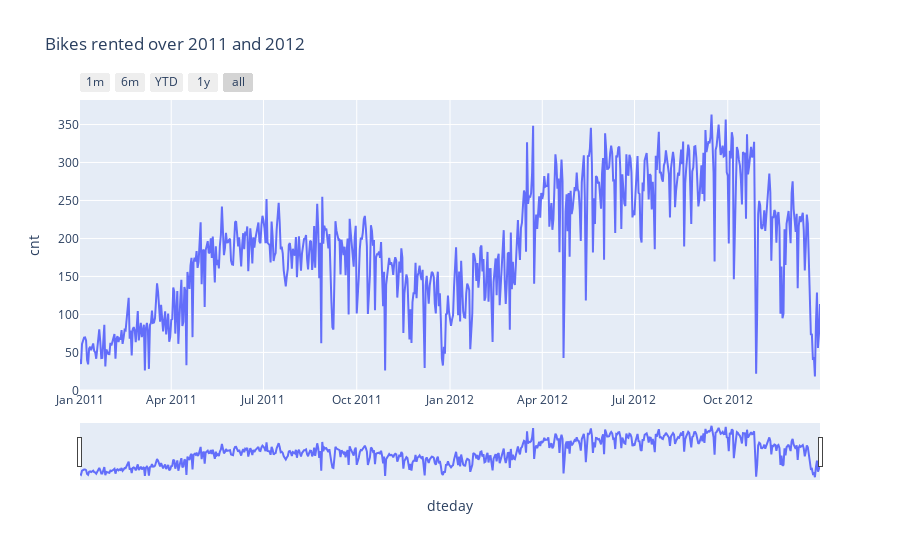

This figure's notebook cell:
### Markdown cell above
## Plots: 2011 & 2012

### Code cell
fig = px.line(df_date, x='dteday', y='cnt', title='Bikes rented over 2011 and 2012')

fig.update_xaxes(
    rangeslider_visible=True,
    rangeselector=dict(
        buttons=list([
            dict(count=1, label="1m", step="month", stepmode="backward"),
            dict(count=6, label="6m", step="month", stepmode="backward"),
            dict(count=1, label="YTD", step="year", stepmode="todate"),
            dict(count=1, label="1y", step="year", stepmode="backward"),
            dict(step="all")
        ])
    )
)
fig.show()

### Figure 1 — Plotly figure (JSON) as saved in the notebook; plotly's stock layout.template omitted (floating-point values rounded to 4 significant figures; data arrays with more than 128 entries replaced by an {"elided": "..."} marker saying what was removed)
{"data": [{"hovertemplate": "dteday=%{x}<br>cnt=%{y}<extra></extra>", "legendgroup": "", "line": {"color": "#636efa", "dash": "solid"}, "marker": {"symbol": "circle"}, "mode": "lines", "name": "", "orientation": "v", "showlegend": false, "type": "scatter", "x": {"elided": "731 str values"}, "xaxis": "x", "y": {"elided": "731 float values"}, "yaxis": "y"}], "layout": {"legend": {"tracegroupgap": 0}, "title": {"text": "Bikes rented over 2011 and 2012"}, "xaxis": {"anchor": "y", "domain": [0, 1], "rangeselector": {"buttons": [{"count": 1, "label": "1m", "step": "month", "stepmode": "backward"}, {"count": 6, "label": "6m", "step": "month", "stepmode": "backward"}, {"count": 1, "label": "YTD", "step": "year", "stepmode": "todate"}, {"count": 1, "label": "1y", "step": "year", "stepmode": "backward"}, {"step": "all"}]}, "rangeslider": {"visible": true}, "title": {"text": "dteday"}}, "yaxis": {"anchor": "x", "domain": [0, 1], "title": {"text": "cnt"}}}}
